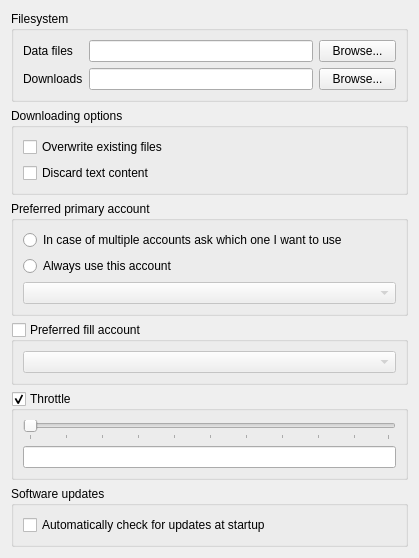
<?xml version="1.0" encoding="UTF-8"?>
<ui version="4.0">
 <class>EngineSettings</class>
 <widget class="QWidget" name="EngineSettings">
  <property name="geometry">
   <rect>
    <x>0</x>
    <y>0</y>
    <width>419</width>
    <height>540</height>
   </rect>
  </property>
  <property name="windowTitle">
   <string>General</string>
  </property>
  <layout class="QVBoxLayout" name="verticalLayout">
   <item>
    <widget class="QGroupBox" name="groupBox">
     <property name="title">
      <string>Filesystem</string>
     </property>
     <layout class="QHBoxLayout" name="horizontalLayout_6">
      <item>
       <layout class="QGridLayout" name="gridLayout">
        <item row="0" column="0">
         <widget class="QLabel" name="label_2">
          <property name="text">
           <string>Data files</string>
          </property>
         </widget>
        </item>
        <item row="0" column="1">
         <widget class="QLineEdit" name="editDataFiles">
          <property name="sizePolicy">
           <sizepolicy hsizetype="Minimum" vsizetype="Fixed">
            <horstretch>0</horstretch>
            <verstretch>0</verstretch>
           </sizepolicy>
          </property>
          <property name="toolTip">
           <string>Location for application log files</string>
          </property>
         </widget>
        </item>
        <item row="0" column="2">
         <widget class="QPushButton" name="btnBrowseLog">
          <property name="maximumSize">
           <size>
            <width>77</width>
            <height>16777215</height>
           </size>
          </property>
          <property name="text">
           <string>Browse...</string>
          </property>
         </widget>
        </item>
        <item row="1" column="0">
         <widget class="QLabel" name="label_3">
          <property name="text">
           <string>Downloads</string>
          </property>
         </widget>
        </item>
        <item row="1" column="1">
         <widget class="QLineEdit" name="editDownloads">
          <property name="sizePolicy">
           <sizepolicy hsizetype="Expanding" vsizetype="Fixed">
            <horstretch>0</horstretch>
            <verstretch>0</verstretch>
           </sizepolicy>
          </property>
          <property name="toolTip">
           <string>Default location for downloads</string>
          </property>
         </widget>
        </item>
        <item row="1" column="2">
         <widget class="QPushButton" name="btnBrowseDownloads">
          <property name="maximumSize">
           <size>
            <width>77</width>
            <height>16777215</height>
           </size>
          </property>
          <property name="text">
           <string>Browse...</string>
          </property>
         </widget>
        </item>
       </layout>
      </item>
     </layout>
    </widget>
   </item>
   <item>
    <widget class="QGroupBox" name="groupBox_8">
     <property name="title">
      <string>Downloading options</string>
     </property>
     <layout class="QGridLayout" name="gridLayout_4">
      <item row="0" column="0">
       <widget class="QCheckBox" name="chkOverwriteExisting">
        <property name="toolTip">
         <string/>
        </property>
        <property name="layoutDirection">
         <enum>Qt::LeftToRight</enum>
        </property>
        <property name="text">
         <string>Overwrite existing files</string>
        </property>
       </widget>
      </item>
      <item row="1" column="0">
       <widget class="QCheckBox" name="chkDiscardText">
        <property name="layoutDirection">
         <enum>Qt::LeftToRight</enum>
        </property>
        <property name="text">
         <string>Discard text content</string>
        </property>
       </widget>
      </item>
     </layout>
    </widget>
   </item>
   <item>
    <widget class="QGroupBox" name="groupBox_9">
     <property name="title">
      <string>Preferred primary account</string>
     </property>
     <layout class="QVBoxLayout" name="verticalLayout_5">
      <item>
       <layout class="QVBoxLayout" name="verticalLayout_6">
        <item>
         <widget class="QRadioButton" name="rdConfirm">
          <property name="text">
           <string>In case of multiple accounts ask which one I want to use</string>
          </property>
         </widget>
        </item>
        <item>
         <widget class="QRadioButton" name="rdPrefer">
          <property name="text">
           <string>Always use this account</string>
          </property>
         </widget>
        </item>
        <item>
         <widget class="QComboBox" name="cmbPreferredServer">
          <property name="enabled">
           <bool>false</bool>
          </property>
         </widget>
        </item>
       </layout>
      </item>
     </layout>
    </widget>
   </item>
   <item>
    <widget class="QGroupBox" name="grpFillServer">
     <property name="title">
      <string>Preferred fill account</string>
     </property>
     <property name="checkable">
      <bool>true</bool>
     </property>
     <property name="checked">
      <bool>false</bool>
     </property>
     <layout class="QVBoxLayout" name="verticalLayout_8">
      <item>
       <widget class="QComboBox" name="cmbFillServer"/>
      </item>
     </layout>
    </widget>
   </item>
   <item>
    <widget class="QGroupBox" name="grpThrottle">
     <property name="title">
      <string>Throttle</string>
     </property>
     <property name="checkable">
      <bool>true</bool>
     </property>
     <layout class="QVBoxLayout" name="verticalLayout_9">
      <item>
       <widget class="QSlider" name="sliderThrottle">
        <property name="minimum">
         <number>1</number>
        </property>
        <property name="maximum">
         <number>160</number>
        </property>
        <property name="singleStep">
         <number>1</number>
        </property>
        <property name="pageStep">
         <number>16</number>
        </property>
        <property name="orientation">
         <enum>Qt::Horizontal</enum>
        </property>
        <property name="invertedAppearance">
         <bool>false</bool>
        </property>
        <property name="invertedControls">
         <bool>false</bool>
        </property>
        <property name="tickPosition">
         <enum>QSlider::TicksBelow</enum>
        </property>
       </widget>
      </item>
      <item>
       <widget class="QLineEdit" name="editThrottle">
        <property name="readOnly">
         <bool>true</bool>
        </property>
       </widget>
      </item>
     </layout>
    </widget>
   </item>
   <item>
    <widget class="QGroupBox" name="groupBox_6">
     <property name="title">
      <string>Software updates</string>
     </property>
     <layout class="QHBoxLayout" name="horizontalLayout">
      <item>
       <widget class="QCheckBox" name="chkUpdates">
        <property name="text">
         <string>Automatically check for updates at startup</string>
        </property>
       </widget>
      </item>
     </layout>
    </widget>
   </item>
  </layout>
 </widget>
 <resources/>
 <connections/>
</ui>
